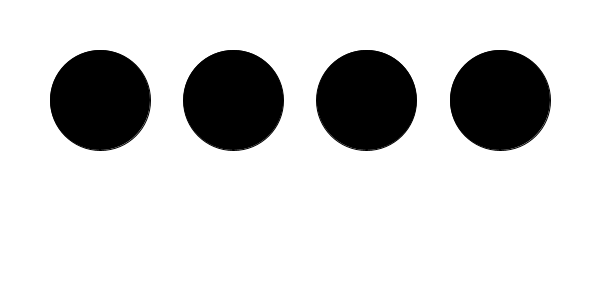
Frame 1 (no input)
Frame 60 (the mouse pressed at the canvas centre just before this capture): identical to frame 1, image omitted
Frame 120 (the mouse held since frame 60 and released just before this capture): identical to frame 1, image omitted

The Processing sketch that drew this single still picture (run headless with seeded random() and noise(); from frame 60 on, the mouse is pressed at the canvas centre):

// Processing sketch: HW1
// ── HW1.pde
String[] quotes = { "Quote 1", "Quote 2", "Quote 3", "Quote 4" };
float[] buttonsX = { 100, 233.33, 366.67, 500 };
float buttonsY;
int buttonSize = 100;
String stringMessage = "";

void setup() {
  size(600, 300);
  buttonsY = height/3;
}

void draw() {
  background(255);
  
  for(int i = 0; i < 4; i++){
    if(dist(mouseX, mouseY, buttonsX[i], buttonsY) < buttonSize/2){
      if(mousePressed){
        fill(255);
        stringMessage = quotes[i];
      }
    }else {
      fill(0);
    }
    ellipse(buttonsX[i], buttonsY, buttonSize, buttonSize);
  }
  
  fill(0);
  textSize(16);
  textAlign(CENTER);
  text(stringMessage, width/2, 250);
}
